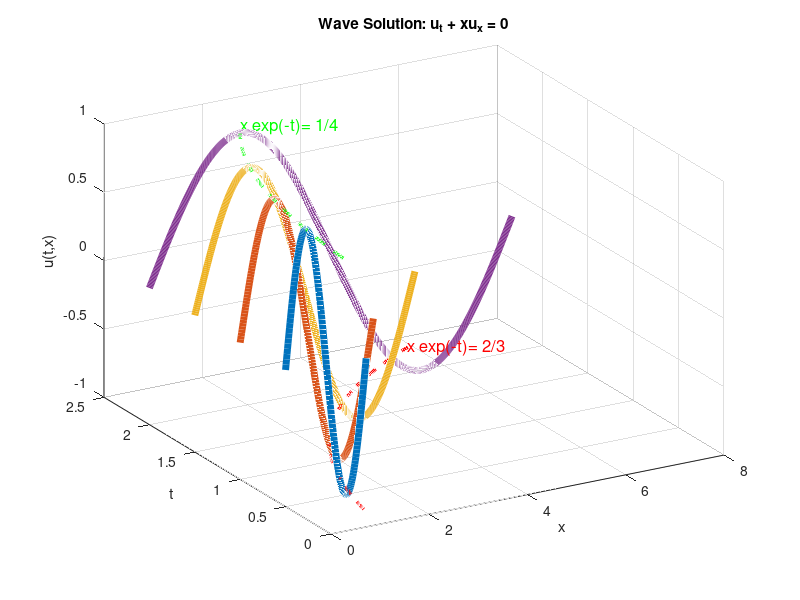

Write MATLAB code to recreate this figure.
% This is a script to draw a wave coming from the following equation
% u_{t} +x*u_{x} = 0, with initial value u(0,x) = sin(2*pi*x) for 0<x<1

% we have compute that u(t,x) = sin(2*pi*x*e^{-t}) and 0<x*e^{-t}<1 which
% is 0<x<e^{t}) 

% Initialize time samples
t_samples = [0.5, 1, 1.5, 2];

figure;
hold on;
grid on;

% For each time sample
for i = 1:length(t_samples)
    t = t_samples(i);
    % Generate x values from 0 to e^t with step 0.1
    x = 0:0.01:exp(t);
    % Calculate wave values
    u = sin(2*pi*x.*exp(-t));
    % Plot in 3D
    plot3(x, t*ones(size(x)), u, 'LineWidth', 5);
end

% Add characteristic curves
t_char = 0:0.01:2.1;
% First characteristic: x = e^t
x_char1 = 2/3*exp(t_char);
% Second characteristic: x = e^t + 0.5
x_char2 = 1/4*exp(t_char);
% Plot characteristics and the z value can be obtained by one sample point
z1 =  sin(4*pi/3);
z2 = sin(pi/2);
% Plot characteristics with labels
plot3(x_char1, t_char, z1*ones(size(t_char)), 'r--', 'LineWidth', 2.5);
plot3(x_char2, t_char, z2*ones(size(t_char)), 'g--', 'LineWidth', 2.5);

% Add text labels near the end points of characteristics
text(x_char1(end), t_char(end), z1, 'x exp(-t)= 2/3', 'Color', 'r', 'FontSize', 12);
text(x_char2(end), t_char(end), z2, 'x exp(-t)= 1/4', 'Color', 'g', 'FontSize', 12);

% Add labels and title
xlabel('x');
ylabel('t');
zlabel('u(t,x)');
title('Wave Solution: u_t + xu_x = 0');
view([-30, 30]); % Set viewing angle

hold off;